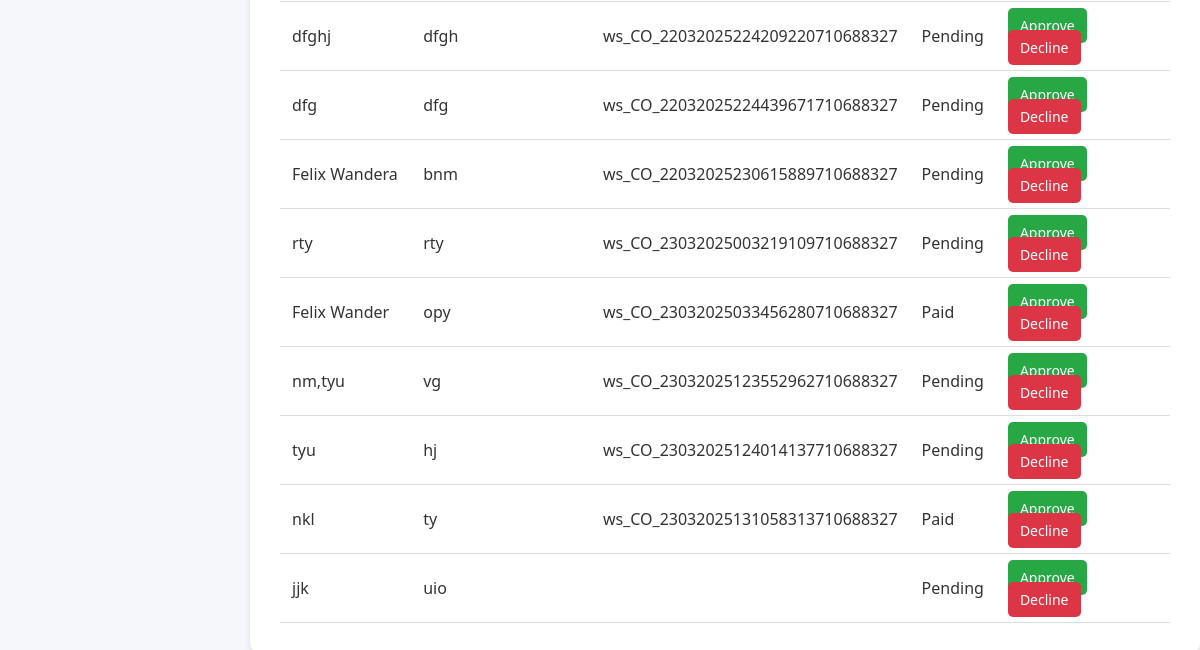
Before: /accounts/manage-bookings/ (lower part) with the older database file.
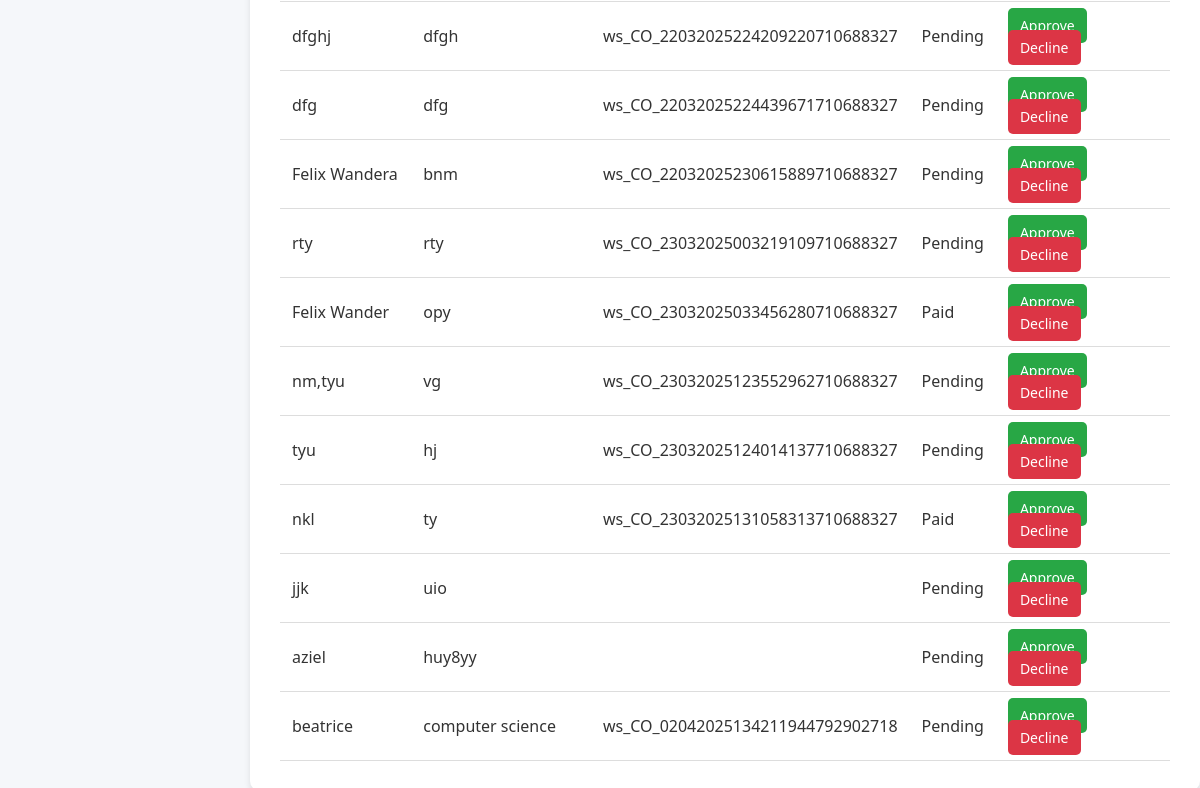
After: the same page with the newer database file.
### accounts/models.py (models this page shows, shortened)
class StudentIDBooking(models.Model):
    student = models.ForeignKey(settings.AUTH_USER_MODEL, on_delete=models.CASCADE, related_name='id_bookings')
    full_name = models.CharField(max_length=255)
    registration_number = models.CharField(max_length=50, unique=True)
    passport_photo = models.ImageField(upload_to='passport_photos/')
    is_paid = models.BooleanField(default=False)
    created_at = models.DateTimeField(auto_now_add=True)

class Payment(models.Model):
    student = models.ForeignKey(settings.AUTH_USER_MODEL, on_delete=models.CASCADE)
    amount = models.DecimalField(max_digits=10, decimal_places=2)
    payment_date = models.DateTimeField(auto_now_add=True)
    payment_type = models.CharField(max_length=50)  # e.g., Tuition, ID Card
    transaction_id = models.CharField(max_length=100, unique=True)

### accounts/views.py (the view)
# urls.py: path('manage-bookings/', views.manage_bookings, name='manage_bookings'),
def manage_bookings(request):
    bookings = StudentIDBooking.objects.all()
    return render(request, 'accounts/manage_bookings.html', {'bookings': bookings})

### accounts/templates/accounts/manage_bookings.html (shortened to what this page needs)
<!DOCTYPE html>
<html lang="en">
<head>
    <link rel="stylesheet" href="https://cdnjs.cloudflare.com/ajax/libs/font-awesome/6.0.0/css/all.min.css">
</head>
<body>
    <div class="main-content">
        <div class="form-container">
            <table>
                <tbody>
                    {% for booking in bookings %}
                        <tr>
                            <td>{{ booking.full_name }}</td>
                            <td>{{ booking.registration_number }}</td>
                            <td>{{ booking.payment.mpesa_code }}</td>
                            <td>{{ booking.is_paid|yesno:"Paid,Pending" }}</td>
                            <td>
                                <a href="{% url 'accounts:approve_booking' booking.id %}" class="btn btn-approve">Approve</a>
                                <a href="{% url 'accounts:decline_booking' booking.id %}" class="btn btn-decline">Decline</a>
                            </td>
                        </tr>
                    {% endfor %}
                </tbody>
            </table>
        </div>
    </div>
</body>
</html>

Changed rows visible on the page:
added StudentIDBooking: full_name "aziel", registration_number "huy8yy", is_paid "Pending"
added StudentIDBooking: full_name "beatrice", registration_number "computer science", payment.mpesa_code "ws_CO_02042025134211944792902718", is_paid "Pending"
